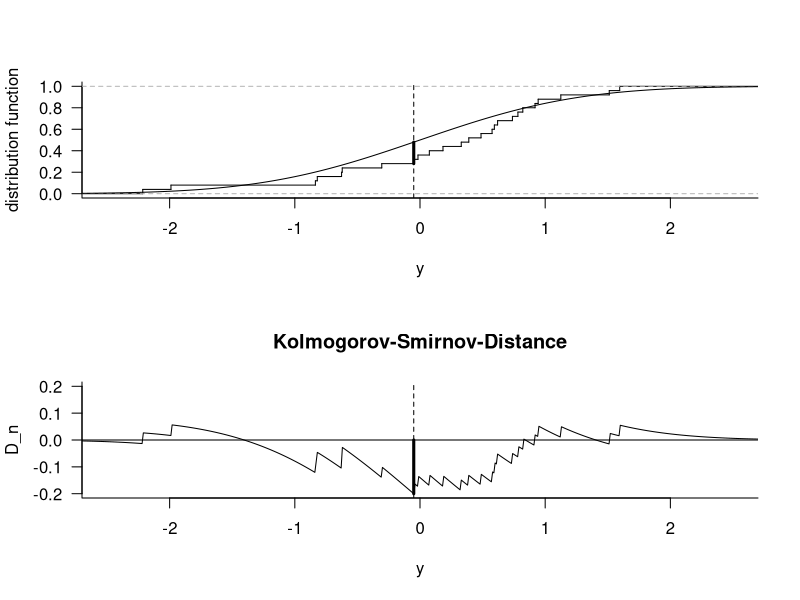

The R script that drew this image:
# Script: Kolmogorov-Smirnov_Test.R
# Description: This script performs a Kolmogorov-Smirnov test by comparing 
# an empirical distribution function (ECDF) with the theoretical normal CDF.

# Flag to control PDF generation
generate_pdf <- TRUE  # Set to TRUE to generate PDF files

# Set seed for reproducibility
set.seed(1)

# Number of observations
N <- 25

# Generate and sort random normal data
Y <- rnorm(N)
Y <- sort(Y)

if (generate_pdf) pdf("plots/KS.pdf", height = 6, width = 6)

# Set up two-panel plot layout
par(mfrow = c(2, 1))

# Compute empirical cumulative distribution function (ECDF)
Fn <- ecdf(Y)

# Plot 1: ECDF vs. Normal CDF
plot(Fn, verticals = TRUE, do.points = FALSE, 
     ylab = "distribution function", xlab = "y", xlim = c(-2.5, 2.5),
     main = "", lwd = 1, las = 1, bty = "l")

# Theoretical normal CDF
x <- seq(-4, 4, by = 0.01)
lines(x, pnorm(x), lwd = 1, las = 1, bty = "l")

# Compute Kolmogorov-Smirnov (KS) distance
KS <- cbind((1:N) / N - pnorm(Y))
index <- (1:N)[abs(KS) == max(abs(KS))]

KSS <- Fn(x) - pnorm(x)
Index <- (1:length(x))[abs(KSS) == max(abs(KSS))]

# Draw KS statistic as vertical line
lines(c(x[Index], x[Index]), c(Fn(x[Index]), pnorm(x[Index])), lwd = 3, las = 1, bty = "l")
abline(v = x[Index], lty = 2)

# Plot 2: Kolmogorov-Smirnov distance function
plot(Y, KS, xlim = c(-2.5, 2.5), ylim = c(-0.2, 0.2), type = "n", 
     xlab = "y", ylab = "D_n", las = 1, bty = "l")

title(main = "Kolmogorov-Smirnov-Distance")

# Difference between ECDF and normal CDF
lines(x, Fn(x) - pnorm(x), las = 1, bty = "l")
abline(h = 0)

# Highlight maximum deviation
lines(c(x[Index], x[Index]), c(0, KSS[Index]), lwd = 3, las = 1, bty = "l")
abline(v = x[Index], lty = 2)

if (generate_pdf) dev.off()
